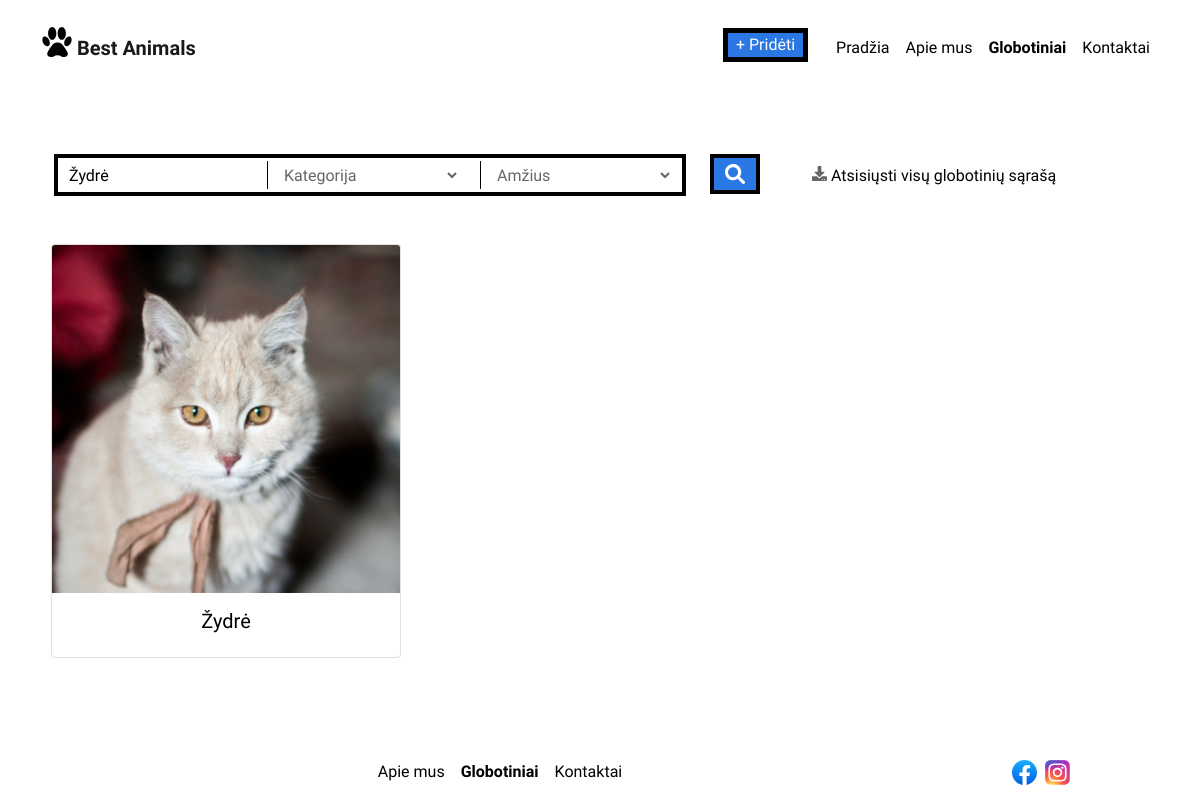
The app's page /puslapis/globotiniai.php?vardas=Žydrė with its own data.
### tables this page shows
CREATE TABLE `gyvunai` (
  `gyvuno_id` int(40) NOT NULL,
  `vartotojo_id` int(40) NOT NULL,
  `kategorijos_id` int(40) NOT NULL,
  `vardas` varchar(50) NOT NULL,
  `amzius` date NOT NULL,
  `dokumentacija` varchar(10) NOT NULL,
  `aprasymas` varchar(800) NOT NULL,
  `foto_url` varchar(100) NOT NULL
);

### puslapis/globotiniai.php (the view, shortened to what this page needs)
<?php
$connect = getDBConnection();
$vardas = $kategorija = $amzius = "";
if (!empty($_GET["vardas"])) {$vardas = "AND vardas LIKE '%" . $_GET['vardas']."%'";}
$query = "SELECT * FROM gyvunai  WHERE 1 " . $vardas ." ". $kategorija ." ".  $amzius . " ORDER BY gyvuno_id DESC" ;
$statement = $connect->prepare($query);
$statement->execute();
$result = $statement->fetchAll();
    ?>
<!DOCTYPE html>
<html>
<head>
<link href="https://cdn.jsdelivr.net/npm/bootstrap@5.1.3/dist/css/bootstrap.min.css" rel="stylesheet">
<link href="./custom.css" rel="stylesheet">
</head>
<body class="d-flex flex-column min-vh-100 overflow-auto"  >
<nav class="navbar navbar-expand-md navbar-light">
<div class="container position-static">
<a class="navbar-brand " href="./">
<img src="./img/peda.svg" alt="..." height="30"> Best Animals
</a>
<div class="collapse navbar-collapse" id="navbarSupportedContent">
<ul class="navbar-nav ms-auto ">
<li class="nav-item">
<a class="nav-link prideti " href="./prideti.php">+ Pridėti</a>
</li>
<li class="nav-item">
<a class="nav-link " href="./">Pradžia</a>
</li>
<li class="nav-item">
<a class="nav-link" href="./apie_mus.html">Apie mus</a>
</li>
<li class="nav-item">
<a class="nav-link active" href="./globotiniai.php">Globotiniai</a>
</li>
<li class="nav-item">
<a class="nav-link" href="./kontaktai.html">Kontaktai</a>
</li>
</ul>
</div>
</div>
</nav>
		<div  style ="height:50px"> </div>
 <main class="container py-5">
 <div class="container">
  <form  >
  <div class="row " >
  <div class="col-auto  " id="outer" style="border: 4px solid black;">
  <div class="row-fix row " >
  <div class="col-auto line" >
  <input  class="paieska" name="vardas" type="search" placeholder="Įveskite gyvūno vardą" value="<?php if (!empty($_GET)) {echo $_GET['vardas'];}?>">
  </div>
              <div class=" col-auto line"><select class="paieska  " name="kategorija" onchange="this.form.submit()" >
			<option value="">Kategorija</option>
              </select> </div>
			      <div class=" col-auto "><select class="paieska " name="amzius" onchange="this.form.submit()">
			<option value="">Amžius</option>
              </select>
			  </div>
			  </div>
			  </div>
			  <button type="submit" class="col-auto mx-4 btn_ieskoti nav-link my-2 my-lg-0 "></button>
			  <div class="col-auto" style="display: flex;">
			  <a class=" nav-link " style="align-self: flex-end;" href="./download-animals-csv.php"><img style="margin-top:-7px" src="./img/download.svg" alt="..." height="15">
			    <span > Atsisiųsti visų globotinių sąrašą</a></a> </div>
</form>
</div>
  <p class="my-5">
  <div class="row row-fix" data-masonry="{&quot;percentPosition&quot;: true }">
   <?php foreach($result as $row => $option) { ?>
      <div class="col-sm-6 col-lg-4 mb-4" >
	<a class="galerija-link"  href="./aprasymas.php?id=<?php echo $option["gyvuno_id"]; ?>">
      <div class="card">
	<img class="bd-placeholder-img card-img-top" src="./img/skelbimu_img/<?php echo $option["foto_url"]; ?>" alt="..." width="100%" >
        <div class="card-body">
          <h5 class="card-title text-center"><?php echo $option["vardas"]; ?></h5>
        </div>
      </div></a>
    </div>
  <?php } ?>
  </div>
</main>
<div class="row mt-auto">
<div class="col my-auto col-6-offset">
<nav class="navbar navbar-expand-sm navbar-light ">
  <div class="container">
      <ul class="navbar-nav mx-auto ">
	        <li class="nav-item">
          <a class="nav-link " href="./apie_mus.html">Apie mus</a>
        </li>
        <li class="nav-item">
          <a class="nav-link active" href="./globotiniai.php">Globotiniai</a>
        </li>
		<li class="nav-item">
          <a class="nav-link" href="./kontaktai.html">Kontaktai</a>
        </li>
      </ul>
   </div>
 </nav>
  </div>
  <div class="col-4 col-sm-2 my-auto col-12-offset">
<img src="./img/facebook.svg" alt="..." height="25"> &nbsp;<img src="./img/instagram.svg" alt="..." height="25">
  </div>
   </div>
    </body>
</html>

### puslapis/custom.css (style rules this page uses)
html { overflow-y: scroll; }
.row { margin-left: 0; margin-right: 0; }
.row-fix { display: -webkit-box; display: flex; flex-wrap: wrap; margin-right: -15px; margin-left: -15px; }
body { font-family: 'Balsamiq Sans'; min-height:100vh; }
.nav-link { color: black !important; }
.galerija-link { color: black !important; text-decoration: none; }
.navbar-brand, .active { font-weight: 700 !important; }
.navbar-brand img { margin-top:-16px; }
.prideti { border: 5px solid black; padding: 0px; margin-right: 20px; background: #2b78e4; color: white !important; }
.navbar-expand-md { top:20px ; }
input,select { border: 4px solid; background: white; text-color:black; width: 150px; }
input.paieska { border:none; min-width:180px; height: 34px; }
input.paieska::placeholder { color: #666665; opacity: 1; }
select.paieska { border:0px; outline:0px; color: #666665; min-width:180px; }
.btn_ieskoti { background-repeat: no-repeat; background-size: 20px; background-position: center; background-color: #2b78e4; border: 4px solid; height: 40px; width: 50px; line-height: 40px; bottom: auto; right: 0%; left: auto; top: 0%; }
#outer { display: flex; flex-direction: row; justify-content: center; align-items: center; }
.line { padding-right: 21px; position: relative; }
.line:after { content: ''; position: absolute; right: 0; border-right: 1px solid black; top: 10%; bottom: 10%; }
select { //-webkit-appearance: none; //-moz-appearance: none; background: transparent; width: 150px; border: 0px solid #CCC; height: 34px; border: 4px solid; opacity: 1; }
option { background: white; border: 4px solid; }
::placeholder { color: #000000; opacity: 1; }

### records on screen
gyvunai: foto_url (picture), vardas "Žydrė"
